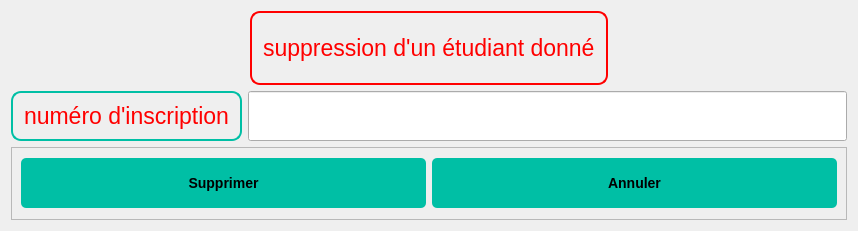
<?xml version="1.0" encoding="UTF-8"?>
<ui version="4.0">
 <class>Dialog</class>
 <widget class="QDialog" name="Dialog">
  <property name="geometry">
   <rect>
    <x>0</x>
    <y>0</y>
    <width>858</width>
    <height>231</height>
   </rect>
  </property>
  <property name="windowTitle">
   <string>Dialog</string>
  </property>
  <property name="styleSheet">
   <string notr="true">QLabel {
    background-color: none;
    border: 2px solid #00BFA5;
    border-radius: 10px;
    padding: 5px;
    color: #000000;
    font-size: 17pt;
    font-family: Arial, sans-serif;
}
QPushButton {
    font-family: &quot;Arial&quot;, sans-serif;
    font-size: 14px;
    font-weight: bold;
    color: #000000;
    background-color: #00BFA5;
    border: none;
    border-radius: 5px;
    padding: 8px 16px;
    text-align: center;
    text-transform: uppercase;
}

QPushButton:hover {
    background-color: #009980;
}
</string>
  </property>
  <layout class="QGridLayout" name="gridLayout">
   <item row="1" column="0">
    <widget class="QLabel" name="label_2">
     <property name="font">
      <font>
       <family>Arial,sans-serif</family>
       <pointsize>17</pointsize>
      </font>
     </property>
     <property name="styleSheet">
      <string notr="true">color : red;</string>
     </property>
     <property name="text">
      <string>numéro d'inscription</string>
     </property>
    </widget>
   </item>
   <item row="1" column="1">
    <widget class="QLineEdit" name="num">
     <property name="minimumSize">
      <size>
       <width>0</width>
       <height>50</height>
      </size>
     </property>
     <property name="text">
      <string/>
     </property>
    </widget>
   </item>
   <item row="0" column="0" colspan="2" alignment="Qt::AlignHCenter">
    <widget class="QLabel" name="label">
     <property name="font">
      <font>
       <family>Arial,sans-serif</family>
       <pointsize>17</pointsize>
      </font>
     </property>
     <property name="styleSheet">
      <string notr="true">
QLabel {
  background-color: none;
  border: 2px solid red;
  border-radius: 10px;
  padding: 5px;
  color: red;
  font-size: 17pt;
  font-family: Arial, sans-serif;
  

}
</string>
     </property>
     <property name="text">
      <string>suppression d'un étudiant donné</string>
     </property>
    </widget>
   </item>
   <item row="2" column="0" colspan="2">
    <widget class="QFrame" name="frame">
     <property name="frameShape">
      <enum>QFrame::StyledPanel</enum>
     </property>
     <property name="frameShadow">
      <enum>QFrame::Raised</enum>
     </property>
     <layout class="QGridLayout" name="gridLayout_2">
      <item row="0" column="0">
       <widget class="QPushButton" name="supprimer">
        <property name="minimumSize">
         <size>
          <width>0</width>
          <height>50</height>
         </size>
        </property>
        <property name="styleSheet">
         <string notr="true">/* Buttons */
QPushButton {
    font-family: &quot;Arial&quot;, sans-serif;
    font-size: 14px;
    font-weight: bold;
    color: #000000; /* Black text color */
    background-color: #00BFA5; /* Teal button background color */
    border: none;
    border-radius: 5px;
    padding: 8px 16px;
    text-align: center; /* Center align button text */
    text-transform: uppercase; /* Uppercase button text */
}

QPushButton:hover {
    background-color: #009980; /* Darker teal button background color on hover */
}</string>
        </property>
        <property name="text">
         <string>Supprimer</string>
        </property>
       </widget>
      </item>
      <item row="0" column="1">
       <widget class="QPushButton" name="pushButton">
        <property name="minimumSize">
         <size>
          <width>0</width>
          <height>50</height>
         </size>
        </property>
        <property name="styleSheet">
         <string notr="true">/* Buttons */
QPushButton {
    font-family: &quot;Arial&quot;, sans-serif;
    font-size: 14px;
    font-weight: bold;
    color: #000000; /* Black text color */
    background-color: #00BFA5; /* Teal button background color */
    border: none;
    border-radius: 5px;
    padding: 8px 16px;
    text-align: center; /* Center align button text */
    text-transform: uppercase; /* Uppercase button text */
}

QPushButton:hover {
    background-color: #009980; /* Darker teal button background color on hover */
}</string>
        </property>
        <property name="text">
         <string>Annuler</string>
        </property>
       </widget>
      </item>
     </layout>
    </widget>
   </item>
  </layout>
 </widget>
 <resources/>
 <connections/>
</ui>
